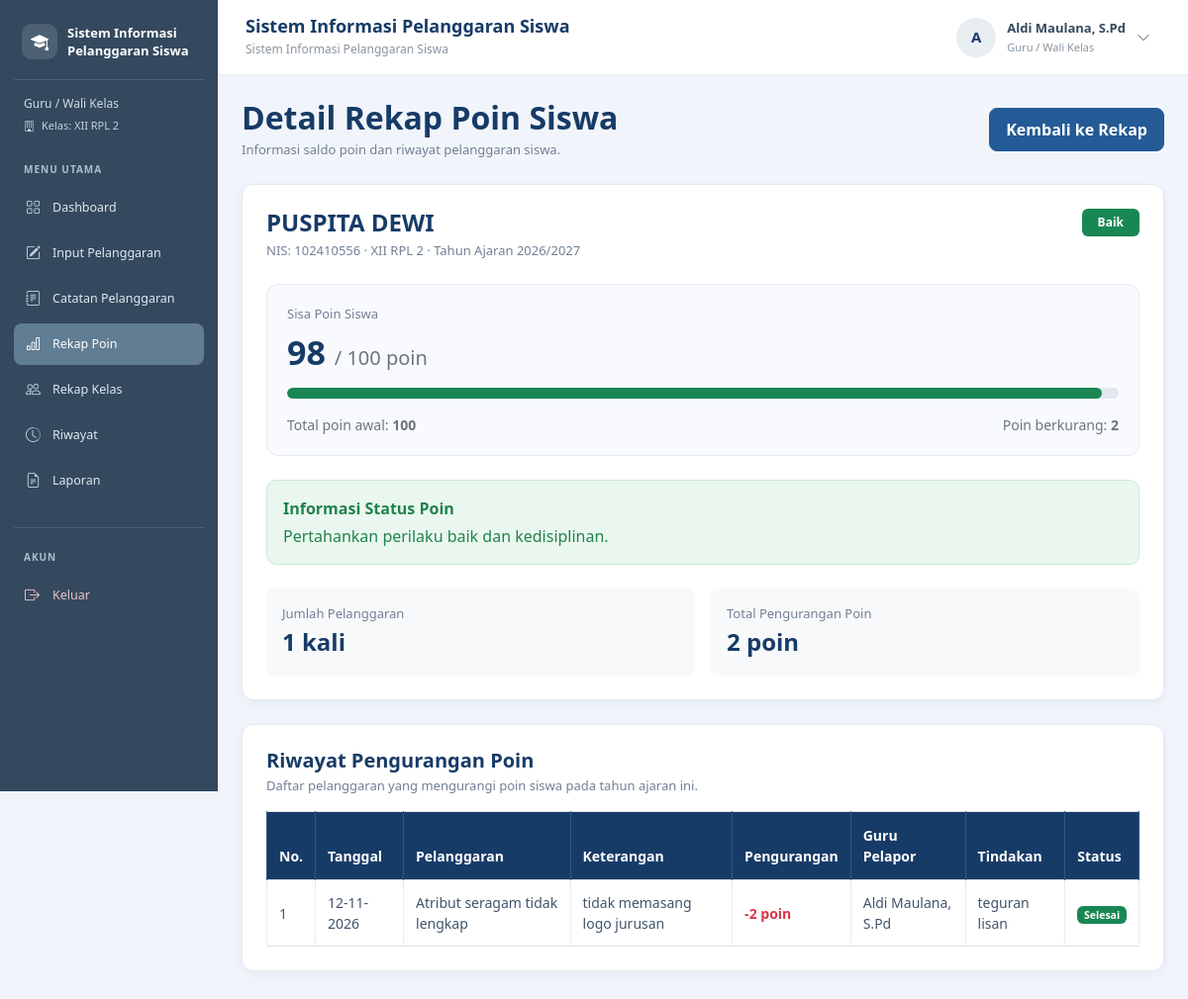
Screenshot of /detail_rekap_poin.php?siswa_id=168&kelas_id=6&tahun_ajaran_id=1 (signed in) with the database file from the repository.
### tables this page shows
CREATE TABLE `t_wali_kelas` (
  `id` int(11) NOT NULL,
  `tahun_ajaran_id` int(11) NOT NULL,
  `kelas_id` int(11) NOT NULL,
  `guru_id` int(11) NOT NULL,
  `tanggal_mulai` date NOT NULL,
  `tanggal_selesai` date NOT NULL,
  `status_aktif` tinyint(1) NOT NULL,
  `created_at` timestamp NOT NULL DEFAULT current_timestamp(),
  `updated_at` timestamp NOT NULL DEFAULT current_timestamp()
);

CREATE TABLE `t_kelas` (
  `id` int(11) NOT NULL,
  `nama` varchar(100) NOT NULL,
  `tingkat` varchar(20) NOT NULL,
  `jurusan` varchar(100) NOT NULL,
  `status_aktif` tinyint(1) NOT NULL,
  `created_at` timestamp NULL DEFAULT current_timestamp(),
  `updated_at` timestamp NULL DEFAULT current_timestamp()
);

CREATE TABLE `t_kelas_siswa` (
  `id` int(11) NOT NULL,
  `siswa_id` int(11) NOT NULL,
  `tahun_ajaran_id` int(11) NOT NULL,
  `kelas_id` int(11) NOT NULL,
  `tanggal_mulai` date NOT NULL,
  `tanggal_selesai` date NOT NULL,
  `status_aktif` tinyint(1) NOT NULL,
  `created_at` timestamp NOT NULL DEFAULT current_timestamp(),
  `updated_at` timestamp NOT NULL DEFAULT current_timestamp()
);

CREATE TABLE `t_siswa` (
  `id` int(11) NOT NULL,
  `nis` varchar(30) NOT NULL,
  `nisn` varchar(20) NOT NULL,
  `nama` varchar(150) NOT NULL,
  `jenis_kelamin` char(1) NOT NULL,
  `tanggal_lahir` date NOT NULL,
  `alamat` text NOT NULL,
  `status_aktif` tinyint(1) NOT NULL,
  `created_at` timestamp NOT NULL DEFAULT current_timestamp(),
  `updated_at` timestamp NOT NULL DEFAULT current_timestamp()
);

CREATE TABLE `t_tahun_ajaran` (
  `id` int(11) NOT NULL,
  `nama` varchar(20) NOT NULL,
  `tanggal_mulai` date NOT NULL,
  `tanggal_selesai` date NOT NULL,
  `status_aktif` tinyint(1) NOT NULL,
  `created_at` timestamp NULL DEFAULT current_timestamp(),
  `updated_at` timestamp NULL DEFAULT current_timestamp()
);

CREATE TABLE `t_pelanggaran_siswa` (
  `id` int(11) NOT NULL,
  `tahun_ajaran_id` int(11) NOT NULL,
  `siswa_id` int(11) NOT NULL,
  `nama_siswa` varchar(150) NOT NULL,
  `kelas_id` int(11) NOT NULL,
  `nama_kelas` varchar(100) NOT NULL,
  `pelanggaran_id` int(11) NOT NULL,
  `nama_pelanggaran` varchar(150) NOT NULL,
  `pelanggaran_kategori_id` int(11) NOT NULL,
  `guru_id` int(11) NOT NULL,
  `nama_guru` varchar(150) NOT NULL,
  `tanggal` date NOT NULL,
  `keterangan` text NOT NULL,
  `poin` int(11) NOT NULL,
  `tindakan` text NOT NULL,
  `status` varchar(30) NOT NULL,
  `created_at` timestamp NOT NULL DEFAULT current_timestamp(),
  `updated_at` timestamp NOT NULL DEFAULT current_timestamp()
);

### detail_rekap_poin.php (the view, shortened to what the rows shown need)
<?php
include "config/koneksi.php";
require_once "includes/cek_wali_kelas.php";
function e($nilai) {
    return htmlspecialchars((string)($nilai ?? ''), ENT_QUOTES, 'UTF-8');
}
$siswaId = (int)($_GET['siswa_id'] ?? 0);
$kelasId = (int)($_GET['kelas_id'] ?? 0);
$tahunId = (int)($_GET['tahun_ajaran_id'] ?? 0);
$isWaliKelas = (bool)($isWaliKelas ?? false);
$qSiswa = mysqli_query($koneksi, "
    SELECT
        ks.siswa_id,
        ks.kelas_id,
        ks.tahun_ajaran_id,
        s.nis,
        s.nama AS nama_siswa,
        k.nama AS nama_kelas,
        ta.nama AS tahun_ajaran
    FROM t_kelas_siswa ks
    JOIN t_siswa s ON s.id = ks.siswa_id
    JOIN t_kelas k ON k.id = ks.kelas_id
    JOIN t_tahun_ajaran ta ON ta.id = ks.tahun_ajaran_id
    WHERE ks.siswa_id = $siswaId
      AND ks.kelas_id = $kelasId
      AND ks.tahun_ajaran_id = $tahunId
      AND ks.status_aktif = 1
      AND s.status_aktif = 1
      AND k.status_aktif = 1
    LIMIT 1
");
$siswa = mysqli_fetch_assoc($qSiswa);
$qRiwayat = mysqli_query($koneksi, "
    SELECT
        tanggal,
        nama_pelanggaran,
        poin,
        keterangan,
        nama_guru,
        tindakan,
        status
    FROM t_pelanggaran_siswa
    WHERE siswa_id = $siswaId
      AND kelas_id = $kelasId
      AND tahun_ajaran_id = $tahunId
    ORDER BY tanggal DESC, id DESC
");
?>
<!DOCTYPE html>
<html lang="id">
<head>
    <link href="https://cdn.jsdelivr.net/npm/bootstrap@5.3.8/dist/css/bootstrap.min.css" rel="stylesheet">
</head>
<body>
<?php include "includes/sidebar.php"; ?>
<main class="konten-utama">
    <div class="d-flex flex-wrap justify-content-between align-items-center gap-3 mb-4">
        <div>
            <h2 class="judul-halaman mb-1">Detail Rekap Poin Siswa</h2>
        </div>
    </div>
    <div class="card card-data mb-4">
        <div class="card-body p-3 p-md-4">
            <div class="d-flex flex-wrap justify-content-between align-items-start gap-2 mb-4">
                <div>
                    <h4 class="fw-bold mb-1" style="color:#173B67;">
                        <?= e($siswa['nama_siswa']); ?>
                    </h4>
                    <div class="deskripsi-halaman">
                        NIS: <?= e($siswa['nis']); ?> ·
                        <?= e($siswa['nama_kelas']); ?> ·
                        Tahun Ajaran <?= e($siswa['tahun_ajaran']); ?>
                    </div>
                </div>
            </div>
        </div>
    </div>
    <div class="card card-data">
        <div class="card-body p-3 p-md-4">
            <div class="table-responsive">
                <table class="table table-bordered table-hover align-middle">
                    <thead>
                        <tr>
                            <th>No.</th>
                            <th>Tanggal</th>
                            <th>Pelanggaran</th>
                            <th>Keterangan</th>
                            <th>Pengurangan</th>
                            <th>Guru Pelapor</th>
                            <th>Tindakan</th>
                            <th>Status</th>
                        </tr>
                    </thead>
                    <tbody>
                    <?php if (mysqli_num_rows($qRiwayat) > 0): ?>
                        <?php $no = 1; ?>
                        <?php while ($riwayat = mysqli_fetch_assoc($qRiwayat)): ?>
                            <tr>
                                <td><?= $no++; ?></td>
                                <td>
                                    <?= $riwayat['tanggal']
                                        ? date('d-m-Y', strtotime($riwayat['tanggal']))
                                        : '-'; ?>
                                </td>
                                <td><?= e($riwayat['nama_pelanggaran']); ?></td>
                                <td><?= e($riwayat['keterangan'] ?: '-'); ?></td>
                                <td class="text-danger fw-semibold">
                                    -<?= (int)$riwayat['poin']; ?> poin
                                </td>
                                <td><?= e($riwayat['nama_guru'] ?: '-'); ?></td>
                                <td><?= e($riwayat['tindakan'] ?: 'Belum ada tindakan'); ?></td>
                                <td>
                                    <?php
                                    $status = trim($riwayat['status'] ?? '');
                                    $warna = 'secondary';
                                    if (strcasecmp($status, 'Selesai') === 0) {
                                        $warna = 'success';
                                    } elseif (
                                        strcasecmp($status, 'Diproses') === 0 ||
                                        strcasecmp($status, 'Sedang diproses') === 0
                                    ) {
                                        $warna = 'warning';
                                    } elseif (
                                        strcasecmp($status, 'Belum ditangani') === 0 ||
                                        strcasecmp($status, 'Belum Ditindak') === 0
                                    ) {
                                        $warna = 'danger';
                                    }
                                    ?>
                                    <span class="badge text-bg-<?= $warna; ?>">
                                        <?= e($status ?: 'Belum ditangani'); ?>
                                    </span>
                                </td>
                            </tr>
                        <?php endwhile; ?>
                    <?php endif; ?>
                    </tbody>
                </table>
            </div>
        </div>
    </div>
</main>
</body>
</html>

### includes/sidebar.php (shortened to what the rows shown need)
<?php
$role = strtolower(trim($_SESSION['role'] ?? ''));
require_once __DIR__ . '/cek_wali_kelas.php';
$menuAdmin = [
    ["Dashboard", "dashboard.php", "dashboard", "bi-grid"],
    ["Kelola Guru", "data_guru.php", "guru", "bi-person-badge"],
    ["Kelola Siswa", "siswa.php", "siswa", "bi-people"],
    ["Kelola Kelas", "kelas.php", "kelas", "bi-building"],
    ["Kelola Tahun Ajaran", "tahun_ajaran.php", "tahun_ajaran", "bi-calendar3"],
    ["Penempatan Siswa", "penempatan_siswa.php", "penempatan", "bi-diagram-3"],
    ["Kelola Wali Kelas", "wali_kelas.php", "wali_kelas", "bi-person-workspace"],
    ["Kategori Pelanggaran", "kategori_pelanggaran.php", "kategori", "bi-tags"],
    ["Jenis Pelanggaran", "jenis_pelanggaran.php", "jenis", "bi-list-check"],
    ["Rekap Poin", "rekap_poin.php", "rekap_poin", "bi-bar-chart"],
    ["About Me", "about.php", "about", "bi-info-circle"],
    ["Laporan", "laporan.php", "laporan", "bi-file-earmark-text"]
];
$menuGuru = [
    ["Dashboard", "dashboard.php", "dashboard", "bi-grid"],
    ["Input Pelanggaran", "input_pelanggaran.php", "input_pelanggaran", "bi-pencil-square"],
    ["Catatan Pelanggaran", "catatan_pelanggaran.php", "catatan_pelanggaran", "bi-journal-text"],
    ["Rekap Poin", "rekap_poin.php", "rekap_poin", "bi-bar-chart"],
    ["Riwayat", "riwayat.php", "riwayat", "bi-clock-history"]
];
$menuWaliKelas = [
    ["Dashboard", "dashboard.php", "dashboard", "bi-grid"],
    ["Input Pelanggaran", "input_pelanggaran.php", "input_pelanggaran", "bi-pencil-square"],
    ["Catatan Pelanggaran", "catatan_pelanggaran.php", "catatan_pelanggaran", "bi-journal-text"],
    ["Rekap Poin", "rekap_poin.php", "rekap_poin", "bi-bar-chart"],
    ["Rekap Kelas", "rekap_kelas.php", "rekap_kelas", "bi-people"],
    ["Riwayat", "riwayat.php", "riwayat", "bi-clock-history"],
    ["Laporan", "laporan.php", "laporan", "bi-file-earmark-text"]
];
if ($role === 'admin') {
    $daftarMenu = $menuAdmin;
    $labelRole = 'Administrator';
} elseif ($role === 'guru' && $isWaliKelas) {
    $daftarMenu = $menuWaliKelas;
    $labelRole = 'Guru / Wali Kelas';
} elseif ($role === 'guru') {
    $daftarMenu = $menuGuru;
    $labelRole = 'Guru';
} else {
    $daftarMenu = [];
    $labelRole = 'Pengguna';
}
?>
<link rel="stylesheet"
href="https://cdn.jsdelivr.net/npm/bootstrap-icons@1.11.3/font/bootstrap-icons.min.css">
<div class="sidebar-ukk">
    <div class="brand-sidebar">
        <div class="brand-icon">
        </div>
        <p class="brand-title">
            Sistem Informasi<br>
        </p>
    </div>
    <div class="role-label">
        <?= htmlspecialchars($labelRole, ENT_QUOTES, 'UTF-8'); ?>
    </div>
    <?php if ($role === 'guru' && $isWaliKelas): ?>
        <div class="kelas-label">
            <i class="bi bi-building me-1"></i>
            Kelas: <?= htmlspecialchars($namaKelasWali, ENT_QUOTES, 'UTF-8'); ?>
        </div>
    <?php endif; ?>
    <div class="menu-label">Menu Utama</div>
    <ul class="sidebar-menu nav nav-pills">
        <?php foreach ($daftarMenu as $menu): ?>
            <li class="nav-item">
            </li>
        <?php endforeach; ?>
    </ul>
    <div class="sidebar-bottom">
        <div class="menu-label">Akun</div>
        <a
            href="logout.php"
            class="nav-link logout"
            onclick="return confirm('Apakah Anda yakin ingin keluar?')"
        >
        </a>
    </div>
</div>

### rows the page displays
t_wali_kelas: kelas.nama "XII RPL 2"
t_kelas_siswa: siswa.nama "PUSPITA DEWI", siswa.nis "102410556", kelas.nama "XII RPL 2", tahun_ajaran.nama "2026/2027"
t_pelanggaran_siswa: tanggal "12-11-2026", nama_pelanggaran "Atribut seragam tidak lengkap", keterangan "tidak memasang logo jurusan", poin "2", nama_guru "Aldi Maulana, S.Pd", tindakan "teguran lisan", status "Selesai"

### other values shown
$labelRole "Guru / Wali Kelas"
$menu[0] "Dashboard"
$menu[0] "Input Pelanggaran"
$menu[0] "Catatan Pelanggaran"
$menu[0] "Rekap Poin"
$menu[0] "Rekap Kelas"
$menu[0] "Riwayat"
$menu[0] "Laporan"
$judulNavbar "Sistem Informasi Pelanggaran Siswa"
$inisial "A"
$namaPengguna "Aldi Maulana, S.Pd"
$labelRoleNavbar "Guru / Wali Kelas"
$namaStatus "Baik"
$sisaPoin "98"
$totalPengurangan "2"
